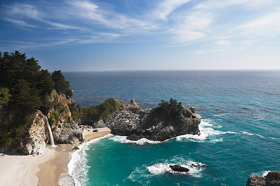
%> input picture graph-cut/maxflow-v3.0/waterfall.bmp, 280 x 186 px
$ octave test2.m   (GNU Octave 9; MATLAB toolbox functions it lacks are replaced by stand-ins)
%> lines starting %> are read from the running program, lines starting %| are printed output that depends on the picture
### graph-cut/maxflow-v3.0/edges4connected.m
function E = edges4connected(height,width)

% EDGE4CONNECTED Creates edges where each node
%   is connected to its four adjacent neighbors on a
%   height x width grid.
%   E - a vector in which each row i represents an edge
%   E(i,1) --> E(i,2). The edges are listed is in the following
%   neighbor order: down,up,right,left, where nodes
%   indices are taken column-major.
%
%   (c) 2008 Michael Rubinstein, WDI R&D and IDC
%   $Revision$
%   $Date$
%

N = height*width;
I = []; J = [];
% connect vertically (down, then up)
is = [1:N]'; is([height:height:N])=[];
js = is+1;
I = [I;is;js];
J = [J;js;is];
% connect horizontally (right, then left)
is = [1:N-height]';
js = is+height;
I = [I;is;js];
J = [J;js;is];


E = [I,J];

end

### graph-cut/maxflow-v3.0/nLinkWeight.m
function [ nLinkWeight ] = nLinkWeight( X,edges,sigma )
% X is n*m (n:nmber of samples, m:number of features)
% edges is something*2 (it is all the edges that should be between
% neighbours)
for i=1:size(edges,1)
    nLinkWeight(i,1) = sum(exp(-((X(edges(i,1),:) - X(edges(i,2),:))'.^2)/(2*sigma^2)));
end
    %nLinkWeight = (exp(-((X(edges(:,1),:) - X(edges(:,2),:))'.^2)/(2*sigma^2)));
end

### graph-cut/maxflow-v3.0/GMMClassifier.m
function [ linkWeights,clusters ] = GMMClassifier( X )

% [5 lines of commented-out code are left out]

obj = gmdistribution.fit(X,2,'Regularize',1e-5);

gaussianProbabilities = posterior(obj,X);

clusters = cluster(obj,X);
linkWeights = zeros(size(gaussianProbabilities,1),1);
for i=1:size(gaussianProbabilities,1)
    linkWeights(i,1)=max(gaussianProbabilities(i,:));
end

end

### graph-cut/maxflow-v3.0/maxflow.m
function [flow,labels] = maxflow(A,T)

%MAXFLOW    Max-flow/min-cut calculation using the
%   Boykov-Kolmogorov's algorithm. Let G=(V,E) be
%   a directed graph with |V| vertices and |E| edges.
%   w:(i,j)-->R, (i,j) in E, a weight function on the graph's
%   edges.
%
%   A (smoothness term) - a sparse matrix of size |V|x|V| containing, where
%   A(i,j) = w(i,j). Typically, for a grid graph, the node
%   indices would be taken in column-major order, but it is not assumed.
%   T (data term) - a sparse matrix of size |V|x|L|, where |L| is the number
%   of labels (The library currently supports |L|=2 only).
%   T(i,j) = the cost of assigning label j to node i.
%
%   flow - the calculated maximum flow value
%   labels - a vector of size |V|, where labels(i) is 0 or 1 if
%   node i belongs to S (source) or T (sink) respectively.
%
%   Also refer to the following link for tips on creating large
%   sparse matrices efficiently.
%   In case of a dense adjacency matrix B, simply wrap it in a
%   sparse structure before passing it to this function:
%   A = sparse(B);
%   [flow,labels] = maxflow(A,T);
%
%   This library can be used for reseatch purposes only, and is
%   supplied with no guarantees.
%
%   (c) 2008 Michael Rubinstein, WDI R&D and IDC
%   $Revision: 140 $
%   $Date: 2008-09-15 15:35:01 -0700 (Mon, 15 Sep 2008) $
%

[flow,labels] = maxflowmex(A,T);

% release the dll
clear maxflowmex

end

### graph-cut/maxflow-v3.0/test2.m
% TEST2 Demonstrates gradient-based image
%   min-cut partitioning.
%
%   (c) 2008 Michael Rubinstein, WDI R&D and IDC
%   $Revision: 140 $
%   $Date: 2008-09-15 15:35:01 -0700 (Mon, 15 Sep 2008) $
%

im = imread('waterfall.bmp');
%> im is the input picture: size 186x280x3 uint8; mean R, G, B 113.1, 136.3, 148.2


sigma = 1;

m = double(rgb2gray(im));
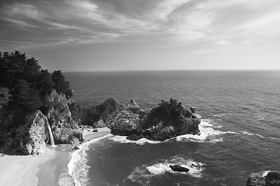
%> m: size 186x280 double; min 3, max 255, mean 130.7
[height,width] = size(m);
%> height = 186; width = 280
%height = 2; width = 2;

disp('building graph');
N = height*width;
%> N = 52080
X = reshape(m,N,1);

% construct graph
E = edges4connected(height,width);
%V = abs(m(E(:,1))-m(E(:,2)))+eps
V = nLinkWeight(X,E,sigma);

A = sparse(E(:,1),E(:,2),V,N,N,4*N);


% terminal weights
% connect source to leftmost column.
% connect rightmost column to target.
[ linkWeights,clusters ] = GMMClassifier( X );
%T = sparse([1:height;N-height+1:N]',[ones(height,1);ones(height,1)*2],ones(2*height,1)*9e9);
X_train = [1:height];
%> X_train = 186 values from 1 to 186
for i=1:width-1
    X_train = [X_train;i*height+1:i*height+height];
end
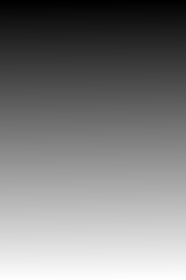
%> X_train: size 280x186 double; min 1, max 52080, mean 26040.5; drawn with min black and max white
%> the run ends on the next line
X_train = X_train';
size(X_train);
X_train(1:10,1:10);
clusters(1:10);
linkWeights(1:10);
T = sparse(X_train,clusters,linkWeights);


disp('calculating maximum flow');

[flow,labels] = maxflow(A,T);
